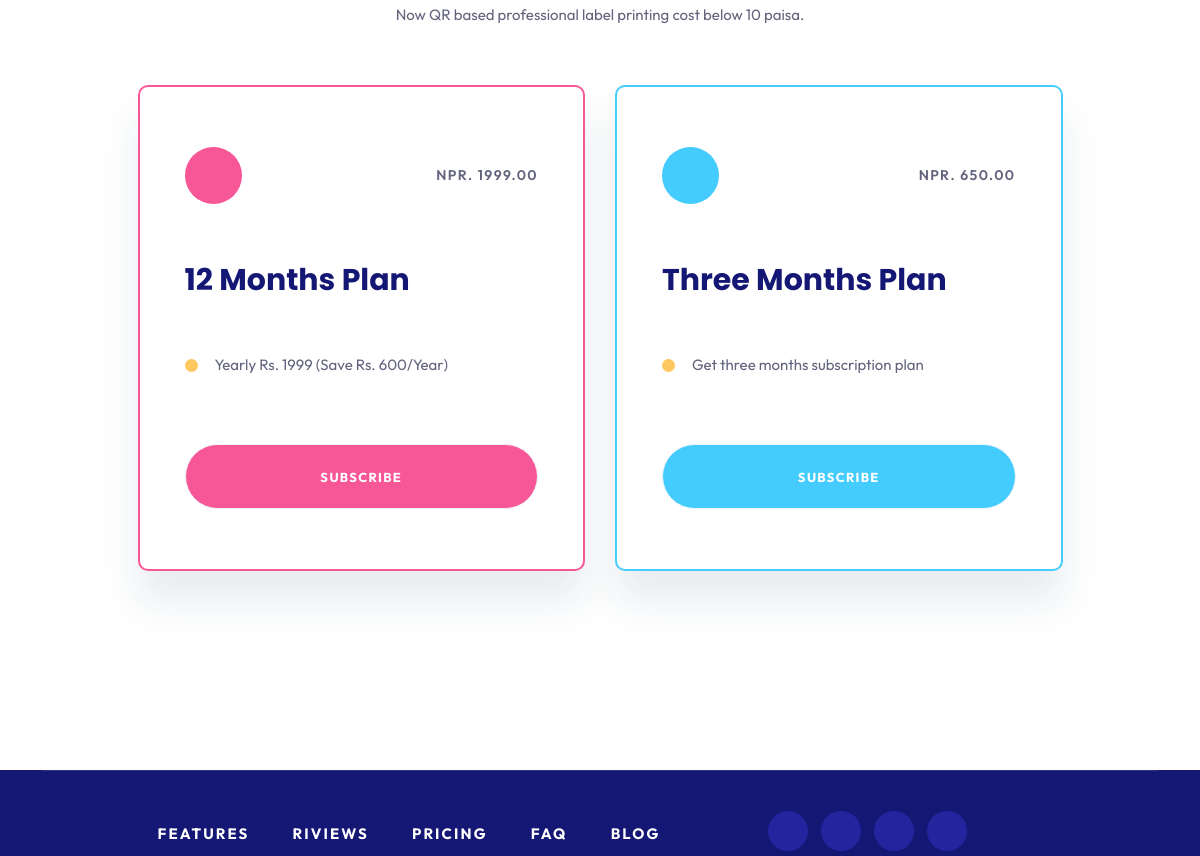
The app's page / (lower part), older data.
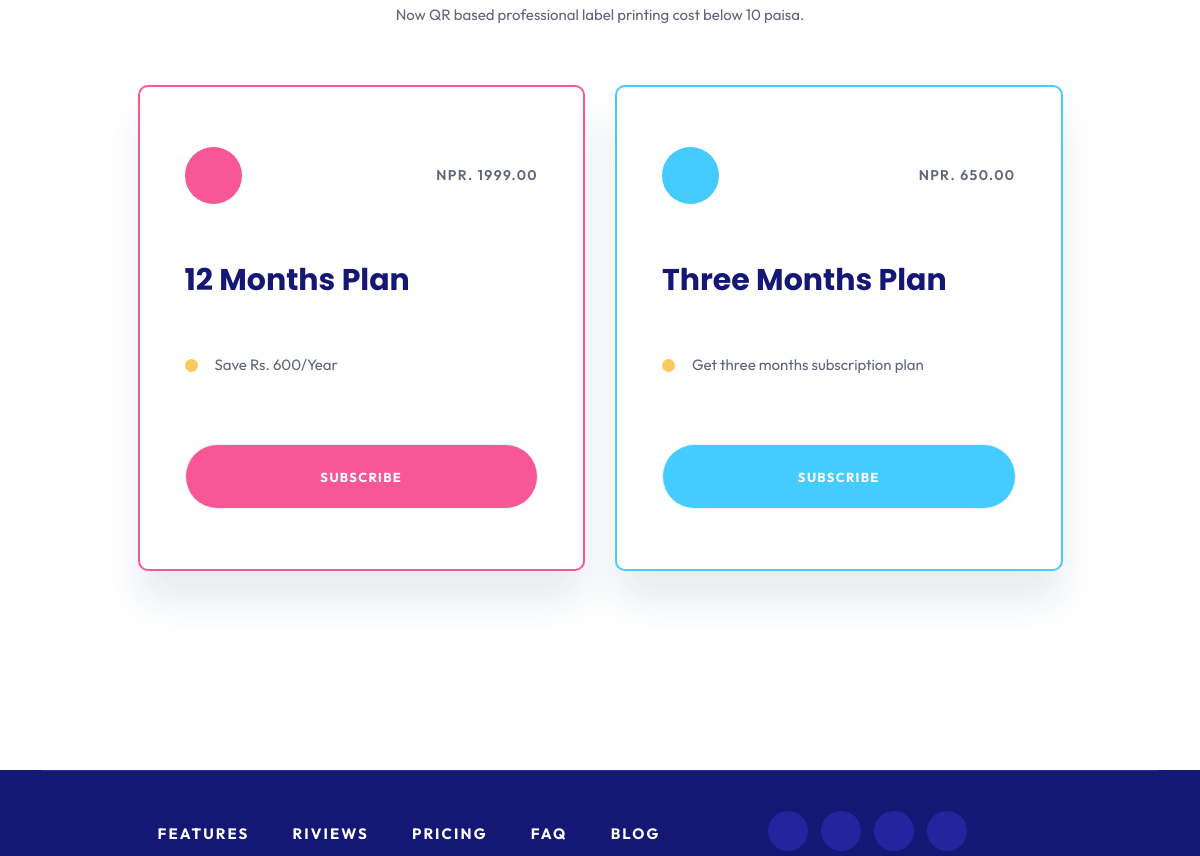
The same page, newer data.
### users/models.py (models this page shows, shortened)
class Subscription(models.Model):
    PLAN_CHOICES = [
        ('Quarterly', 'Quarterly'),
        ('Annually', 'Annually'),
    ]
    plan = models.CharField(max_length=20, choices=PLAN_CHOICES)
    name = models.CharField(max_length=20,null=True,blank=True)
    description = models.TextField(blank=True, null=True)
    price = models.DecimalField(max_digits=8, decimal_places=2)

### users/views.py (the view)
# urls.py: 2. Add a URL to urlpatterns:  path('', views.home, name='home')
def home(request):
    plans = Subscription.objects.all()
    context = {
        'plans':plans
    }
    return render(request,"home.html",context)

### users/context_processors.py (called while the page is built)
def get_khalti_api(request):
    return {'KHALTI_API_KEY':settings.KHALTI_API_KEY}

### templates/home.html (shortened to what this page needs)
{% extends 'quitox/base.html' %}
{% load static %}
{% block content %}
<main>
   {% include 'pricing_plan.html' %}
</main>
{% endblock %}

### templates/quitox/base.html (shortened to what this page needs)
<!DOCTYPE html>
{% load static %}
<html>
    <head>
        <link rel="stylesheet" href="{% static 'quitox/assets/css/bootstrap.min.css' %}">
        <link rel="stylesheet" href="{% static 'quitox/assets/css/animate.css' %}">
        <link rel="stylesheet" href="{% static 'quitox/assets/css/custom-animation.css' %}">
        <link rel="stylesheet" href="{% static 'quitox/assets/css/swiper-bundle.css' %}">
        <link rel="stylesheet" href="{% static 'quitox/assets/css/slick.css' %}">
        <link rel="stylesheet" href="{% static 'quitox/assets/css/nice-select.css' %}">
        <link rel="stylesheet" href="{% static 'quitox/assets/css/flaticon.css' %}">
        <link rel="stylesheet" href="{% static 'quitox/assets/css/meanmenu.css' %}">
        <link rel="stylesheet" href="{% static 'quitox/assets/css/font-awesome-pro.css' %}">
        <link rel="stylesheet" href="{% static 'quitox/assets/css/magnific-popup.css' %}">
        <link rel="stylesheet" href="{% static 'quitox/assets/css/spacing.css' %}">
        <link rel="stylesheet" href="{% static 'quitox/assets/css/style.css' %}">
    </head>
    <body>
        {% block content %}
        {% endblock %}
        {% include 'quitox/footer.html' %}
    </body>
</html>

### templates/quitox/navbar.html (shortened to what this page needs)
{% load static %}

### templates/pricing_plan.html (shortened to what this page needs)
   <div id="price" class="tp-price__area tp-price__border pt-120 pb-90 ">
    <div class="container">
       <div class="row justify-content-center">
             <div class="col-lg-6 col-10">
             <div class="tp-price__section text-center pb-60 wow tpfadeUp" data-wow-duration=".9s" data-wow-delay=".3s" style="visibility: visible; animation-duration: 0.9s; animation-delay: 0.3s; animation-name: tpfadeUp;">
                <span>Now QR based professional label printing cost below 10 paisa.</span>
             </div>
             </div>
       </div>
       <div class="row justify-content-center align-items-center">
             <div class="col-xl-5 col-lg-5 col-md-5 mb-30 wow tpfadeRight" data-wow-duration=".9s" data-wow-delay=".5s" style="visibility: visible; animation-duration: 0.9s; animation-delay: 0.5s; animation-name: tpfadeRight;">
                <div style="border: 2px solid var(--tp-common-pink);" class="tp-price__item tp-price__active z-index">
                   <div class="tp-price__icon d-flex justify-content-between align-items-center">
                         <span class="icon price-color-1"></span>
                         <span>NPR. {{ plans.0.price }}</span>
                   </div>
                   <h3 class="tp-price__title">12 Months Plan</h3>
                   <div class="tp-price__list">
                         <ul>
                            <li>{{ plans.0.description }}</li>
                         </ul>
                   </div>
                   <div class="tp-price__btn">
                         <a style="background-color: var(--tp-common-pink);" class="tp-btn-border" href="{% url 'api_request' plans.0.id %}"><span>Subscribe</span></a>
                   </div>
                </div>
             </div>
             <div class="col-xl-5 col-lg-5 col-md-5 mb-30 wow tpfadeUp" data-wow-duration=".9s" data-wow-delay=".7s" style="visibility: visible; animation-duration: 0.9s; animation-delay: 0.7s; animation-name: tpfadeUp;">
             <div class="tp-price__item tp-price__active z-index">
                <div class="tp-price__icon d-flex justify-content-between align-items-center">
                   <span class="icon price-color-2"></span>
                   <span>NPR. {{ plans.1.price }}</span>
                </div>
                <h3 class="tp-price__title">Three Months Plan</h3>
                <div class="tp-price__list">
                   <ul>
                         <li>{{ plans.1.description }}</li>
                   </ul>
                </div>
                <div class="tp-price__btn">
                   <a class="tp-btn-border" href="{% url 'api_request' plans.1.id %}"><span>Subscribe</span></a>
                </div>
             </div>
             </div>
       </div>
    </div>
 </div>

### templates/quitox/footer.html (shortened to what this page needs)
<footer>
    <div class="tp-footer__area theme-bg">
       <div class="tp-footer-bottom__area mt-80 wow tpfadeUp" data-wow-duration=".9s" data-wow-delay=".9s">
          <div class="container">
             <div class="tp-footer-bottom__border-top pt-40">
                <div class="row align-items-center">
                   <div class="col-xl-7 col-lg-7 col-md-12 col-12 order-1 order-lg-2 d-none d-sm-block">
                      <div class="tp-footer-bottom__menu">
                         <ul>
                            <li><a href="#">Features</a></li>
                            <li><a href="#">Riviews</a></li>
                            <li><a href="#">Pricing</a></li>
                            <li><a href="#">FAQ</a></li>
                            <li><a href="#">Blog</a></li>
                         </ul>
                      </div>
                   </div>
                   <div class="col-xl-3 col-lg-3 col-md-6 col-12 order-2 order-lg-3 text-center text-md-end">
                      <div class="tp-footer-bottom__social">
                         <ul>
                            <li><a href="#"></a></li>
                            <li><a href="#"></a></li>
                            <li><a href="#"></a></li>
                            <li><a href="#"></a></li>
                         </ul>
                      </div>
                   </div>
                </div>
             </div>
          </div>
       </div>
    </div>
 </footer>

### static/quitox/assets/css/custom-animation.css (style rules this page uses)
.tpfadeUp { -webkit-animation-name: tpfadeUp; animation-name: tpfadeUp; }
.tpfadeRight { -webkit-animation-name: tpfadeRight; animation-name: tpfadeRight; }

### static/quitox/assets/css/spacing.css (style rules this page uses)
.mt-80 { margin-top:80px }
.mb-30 { margin-bottom:30px }
.pt-40 { padding-top:40px }
.pt-120 { padding-top:120px }
.pb-60 { padding-bottom:60px }
.pb-90 { padding-bottom:90px }

Row changes from the older to the newer data that the page shows:
changed Subscription: description "Yearly Rs. 1999 (Save Rs. 600/Year)" → "Save Rs. 600/Year"
